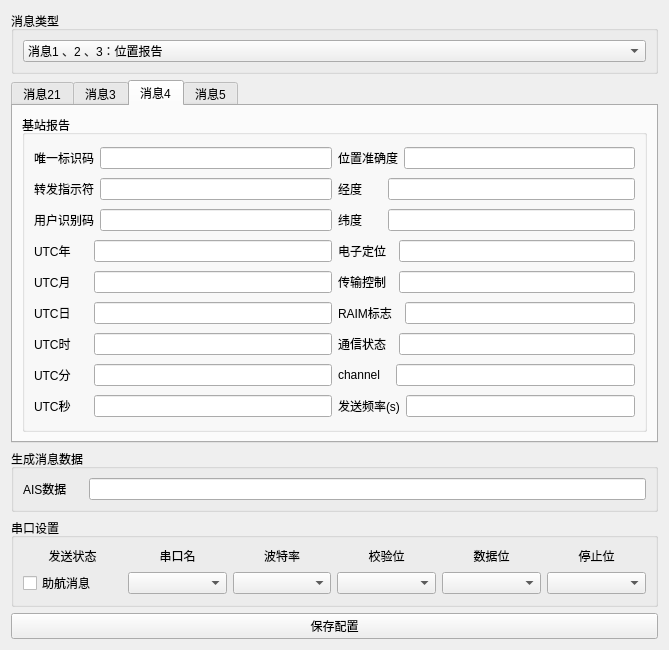
<?xml version="1.0" encoding="UTF-8"?>
<ui version="4.0">
 <class>aisBaseInfoSetting</class>
 <widget class="QWidget" name="aisBaseInfoSetting">
  <property name="geometry">
   <rect>
    <x>0</x>
    <y>0</y>
    <width>669</width>
    <height>591</height>
   </rect>
  </property>
  <property name="windowTitle">
   <string>Form</string>
  </property>
  <layout class="QGridLayout" name="gridLayout_6">
   <item row="0" column="0">
    <widget class="QGroupBox" name="groupBox_3">
     <property name="title">
      <string>消息类型</string>
     </property>
     <layout class="QGridLayout" name="gridLayout_4">
      <item row="0" column="0">
       <widget class="QComboBox" name="type_comboBox">
        <property name="minimumSize">
         <size>
          <width>203</width>
          <height>0</height>
         </size>
        </property>
        <item>
         <property name="text">
          <string>消息1 、2 、3：位置报告</string>
         </property>
        </item>
        <item>
         <property name="text">
          <string>消息4 ：基站报告</string>
         </property>
        </item>
        <item>
         <property name="text">
          <string>消息5 ：船舶静态和航行相关数据</string>
         </property>
        </item>
        <item>
         <property name="text">
          <string>消息21 ：助航设备报告</string>
         </property>
        </item>
       </widget>
      </item>
     </layout>
    </widget>
   </item>
   <item row="1" column="0">
    <widget class="QTabWidget" name="tabWidget">
     <property name="maximumSize">
      <size>
       <width>16777215</width>
       <height>16777211</height>
      </size>
     </property>
     <property name="currentIndex">
      <number>2</number>
     </property>
     <widget class="QWidget" name="tab21">
      <attribute name="title">
       <string>消息21</string>
      </attribute>
      <layout class="QGridLayout" name="gridLayout_5">
       <item row="0" column="0">
        <widget class="QGroupBox" name="groupBox">
         <property name="title">
          <string>助航设备报告</string>
         </property>
         <layout class="QGridLayout" name="gridLayout">
          <item row="6" column="1">
           <layout class="QHBoxLayout" name="horizontalLayout_30">
            <item>
             <widget class="QLabel" name="label_36">
              <property name="text">
               <string>channel   </string>
              </property>
             </widget>
            </item>
            <item>
             <widget class="QLineEdit" name="channel_lineEdit"/>
            </item>
           </layout>
          </item>
          <item row="7" column="1">
           <layout class="QHBoxLayout" name="horizontalLayout_2">
            <item>
             <widget class="QLabel" name="label_35">
              <property name="text">
               <string>发送频率(s)</string>
              </property>
              <property name="alignment">
               <set>Qt::AlignCenter</set>
              </property>
             </widget>
            </item>
            <item>
             <widget class="QLineEdit" name="send_lineEdit"/>
            </item>
           </layout>
          </item>
          <item row="2" column="0">
           <layout class="QHBoxLayout" name="horizontalLayout_17">
            <item>
             <widget class="QLabel" name="label_17">
              <property name="text">
               <string>用户识别码</string>
              </property>
             </widget>
            </item>
            <item>
             <widget class="QLineEdit" name="yh_lineEdit"/>
            </item>
           </layout>
          </item>
          <item row="4" column="1">
           <layout class="QHBoxLayout" name="horizontalLayout_24">
            <item>
             <widget class="QLabel" name="label_24">
              <property name="text">
               <string>toStarboard</string>
              </property>
             </widget>
            </item>
            <item>
             <widget class="QLineEdit" name="td_lineEdit"/>
            </item>
           </layout>
          </item>
          <item row="0" column="0">
           <layout class="QHBoxLayout" name="horizontalLayout">
            <item>
             <widget class="QLabel" name="label">
              <property name="text">
               <string>唯一标识码</string>
              </property>
             </widget>
            </item>
            <item>
             <widget class="QLineEdit" name="id_lineEdit"/>
            </item>
           </layout>
          </item>
          <item row="3" column="1">
           <layout class="QHBoxLayout" name="horizontalLayout_28">
            <item>
             <widget class="QLabel" name="label_28">
              <property name="text">
               <string>toPort    </string>
              </property>
             </widget>
            </item>
            <item>
             <widget class="QLineEdit" name="tp_lineEdit"/>
            </item>
           </layout>
          </item>
          <item row="5" column="1">
           <layout class="QHBoxLayout" name="horizontalLayout_26">
            <item>
             <widget class="QLabel" name="label_26">
              <property name="text">
               <string>fixType   </string>
              </property>
             </widget>
            </item>
            <item>
             <widget class="QLineEdit" name="fix_lineEdit"/>
            </item>
           </layout>
          </item>
          <item row="5" column="0">
           <layout class="QHBoxLayout" name="horizontalLayout_19">
            <item>
             <widget class="QLabel" name="label_19">
              <property name="text">
               <string>船位精准度</string>
              </property>
             </widget>
            </item>
            <item>
             <widget class="QLineEdit" name="jzd_lineEdit"/>
            </item>
           </layout>
          </item>
          <item row="2" column="1">
           <layout class="QHBoxLayout" name="horizontalLayout_25">
            <item>
             <widget class="QLabel" name="label_25">
              <property name="text">
               <string>toStern   </string>
              </property>
             </widget>
            </item>
            <item>
             <widget class="QLineEdit" name="ts_lineEdit"/>
            </item>
           </layout>
          </item>
          <item row="4" column="0">
           <layout class="QHBoxLayout" name="horizontalLayout_20">
            <item>
             <widget class="QLabel" name="label_20">
              <property name="text">
               <string>助航名称  </string>
              </property>
             </widget>
            </item>
            <item>
             <widget class="QLineEdit" name="mc_lineEdit"/>
            </item>
           </layout>
          </item>
          <item row="1" column="0">
           <layout class="QHBoxLayout" name="horizontalLayout_16">
            <item>
             <widget class="QLabel" name="label_16">
              <property name="text">
               <string>转发指示符</string>
              </property>
             </widget>
            </item>
            <item>
             <widget class="QLineEdit" name="zsf_lineEdit"/>
            </item>
           </layout>
          </item>
          <item row="3" column="0">
           <layout class="QHBoxLayout" name="horizontalLayout_29">
            <item>
             <widget class="QLabel" name="label_29">
              <property name="text">
               <string>助航类型  </string>
              </property>
             </widget>
            </item>
            <item>
             <widget class="QLineEdit" name="lx_lineEdit"/>
            </item>
           </layout>
          </item>
          <item row="0" column="1">
           <layout class="QHBoxLayout" name="horizontalLayout_22">
            <item>
             <widget class="QLabel" name="label_22">
              <property name="text">
               <string>时戳      </string>
              </property>
             </widget>
            </item>
            <item>
             <widget class="QLineEdit" name="time_lineEdit"/>
            </item>
           </layout>
          </item>
          <item row="7" column="0">
           <layout class="QHBoxLayout" name="horizontalLayout_27">
            <item>
             <widget class="QLabel" name="label_27">
              <property name="text">
               <string>纬度      </string>
              </property>
             </widget>
            </item>
            <item>
             <widget class="QLineEdit" name="lat_lineEdit"/>
            </item>
           </layout>
          </item>
          <item row="6" column="0">
           <layout class="QHBoxLayout" name="horizontalLayout_18">
            <item>
             <widget class="QLabel" name="label_18">
              <property name="text">
               <string>经度      </string>
              </property>
             </widget>
            </item>
            <item>
             <widget class="QLineEdit" name="lon_lineEdit"/>
            </item>
           </layout>
          </item>
          <item row="1" column="1">
           <layout class="QHBoxLayout" name="horizontalLayout_21">
            <item>
             <widget class="QLabel" name="label_21">
              <property name="text">
               <string>toBow     </string>
              </property>
             </widget>
            </item>
            <item>
             <widget class="QLineEdit" name="tb_lineEdit"/>
            </item>
           </layout>
          </item>
         </layout>
        </widget>
       </item>
      </layout>
     </widget>
     <widget class="QWidget" name="tab3">
      <attribute name="title">
       <string>消息3</string>
      </attribute>
      <layout class="QGridLayout" name="gridLayout_7">
       <item row="0" column="0">
        <widget class="QGroupBox" name="groupBox_4">
         <property name="title">
          <string>位置报告</string>
         </property>
         <layout class="QGridLayout" name="gridLayout_8">
          <item row="0" column="0">
           <layout class="QHBoxLayout" name="horizontalLayout_4">
            <item>
             <widget class="QLabel" name="label_3">
              <property name="text">
               <string>唯一标识码</string>
              </property>
             </widget>
            </item>
            <item>
             <widget class="QLineEdit" name="id3"/>
            </item>
           </layout>
          </item>
          <item row="0" column="1">
           <layout class="QHBoxLayout" name="horizontalLayout_40">
            <item>
             <widget class="QLabel" name="label_46">
              <property name="text">
               <string>COG       </string>
              </property>
             </widget>
            </item>
            <item>
             <widget class="QLineEdit" name="COG3"/>
            </item>
           </layout>
          </item>
          <item row="1" column="0">
           <layout class="QHBoxLayout" name="horizontalLayout_5">
            <item>
             <widget class="QLabel" name="label_4">
              <property name="text">
               <string>转发指示符</string>
              </property>
             </widget>
            </item>
            <item>
             <widget class="QLineEdit" name="repeatindicator3"/>
            </item>
           </layout>
          </item>
          <item row="1" column="1">
           <layout class="QHBoxLayout" name="horizontalLayout_39">
            <item>
             <widget class="QLabel" name="label_45">
              <property name="text">
               <string>实际航向  </string>
              </property>
             </widget>
            </item>
            <item>
             <widget class="QLineEdit" name="heading3"/>
            </item>
           </layout>
          </item>
          <item row="2" column="0">
           <layout class="QHBoxLayout" name="horizontalLayout_6">
            <item>
             <widget class="QLabel" name="label_5">
              <property name="text">
               <string>用户识别码</string>
              </property>
             </widget>
            </item>
            <item>
             <widget class="QLineEdit" name="mmsi3"/>
            </item>
           </layout>
          </item>
          <item row="2" column="1">
           <layout class="QHBoxLayout" name="horizontalLayout_41">
            <item>
             <widget class="QLabel" name="label_47">
              <property name="text">
               <string>时戳      </string>
              </property>
             </widget>
            </item>
            <item>
             <widget class="QLineEdit" name="timestamp3"/>
            </item>
           </layout>
          </item>
          <item row="3" column="0">
           <layout class="QHBoxLayout" name="horizontalLayout_52">
            <item>
             <widget class="QLabel" name="label_58">
              <property name="text">
               <string>导航状态  </string>
              </property>
             </widget>
            </item>
            <item>
             <widget class="QLineEdit" name="navstatus3"/>
            </item>
           </layout>
          </item>
          <item row="3" column="1">
           <layout class="QHBoxLayout" name="horizontalLayout_46">
            <item>
             <widget class="QLabel" name="label_52">
              <property name="text">
               <string>操纵指示符</string>
              </property>
             </widget>
            </item>
            <item>
             <widget class="QLineEdit" name="specialIndicator3"/>
            </item>
           </layout>
          </item>
          <item row="4" column="0">
           <layout class="QHBoxLayout" name="horizontalLayout_53">
            <item>
             <widget class="QLabel" name="label_59">
              <property name="text">
               <string>旋转速率  </string>
              </property>
             </widget>
            </item>
            <item>
             <widget class="QLineEdit" name="ROTAIS3"/>
            </item>
           </layout>
          </item>
          <item row="4" column="1">
           <layout class="QHBoxLayout" name="horizontalLayout_47">
            <item>
             <widget class="QLabel" name="label_53">
              <property name="text">
               <string>备用      </string>
              </property>
             </widget>
            </item>
            <item>
             <widget class="QLineEdit" name="standby3"/>
            </item>
           </layout>
          </item>
          <item row="5" column="0">
           <layout class="QHBoxLayout" name="horizontalLayout_51">
            <item>
             <widget class="QLabel" name="label_57">
              <property name="text">
               <string>SOG       </string>
              </property>
             </widget>
            </item>
            <item>
             <widget class="QLineEdit" name="SOG3"/>
            </item>
           </layout>
          </item>
          <item row="5" column="1">
           <layout class="QHBoxLayout" name="horizontalLayout_45">
            <item>
             <widget class="QLabel" name="label_51">
              <property name="text">
               <string>RAIM标志  </string>
              </property>
             </widget>
            </item>
            <item>
             <widget class="QLineEdit" name="RAIM3"/>
            </item>
           </layout>
          </item>
          <item row="6" column="0">
           <layout class="QHBoxLayout" name="horizontalLayout_55">
            <item>
             <widget class="QLabel" name="label_61">
              <property name="text">
               <string>位置准确度</string>
              </property>
             </widget>
            </item>
            <item>
             <widget class="QLineEdit" name="positionAccuracy3"/>
            </item>
           </layout>
          </item>
          <item row="6" column="1">
           <layout class="QHBoxLayout" name="horizontalLayout_49">
            <item>
             <widget class="QLabel" name="label_55">
              <property name="text">
               <string>通信状态  </string>
              </property>
             </widget>
            </item>
            <item>
             <widget class="QLineEdit" name="CommunicateStatus3"/>
            </item>
           </layout>
          </item>
          <item row="7" column="0">
           <layout class="QHBoxLayout" name="horizontalLayout_56">
            <item>
             <widget class="QLabel" name="label_62">
              <property name="text">
               <string>经度      </string>
              </property>
             </widget>
            </item>
            <item>
             <widget class="QLineEdit" name="lon3"/>
            </item>
           </layout>
          </item>
          <item row="7" column="1">
           <layout class="QHBoxLayout" name="horizontalLayout_50">
            <item>
             <widget class="QLabel" name="label_56">
              <property name="text">
               <string>channel   </string>
              </property>
             </widget>
            </item>
            <item>
             <widget class="QLineEdit" name="channel3"/>
            </item>
           </layout>
          </item>
          <item row="8" column="0">
           <layout class="QHBoxLayout" name="horizontalLayout_54">
            <item>
             <widget class="QLabel" name="label_60">
              <property name="text">
               <string>纬度      </string>
              </property>
             </widget>
            </item>
            <item>
             <widget class="QLineEdit" name="lat3"/>
            </item>
           </layout>
          </item>
          <item row="8" column="1">
           <layout class="QHBoxLayout" name="horizontalLayout_48">
            <item>
             <widget class="QLabel" name="label_54">
              <property name="text">
               <string>发送频率(s)</string>
              </property>
             </widget>
            </item>
            <item>
             <widget class="QLineEdit" name="Sendfrequency3"/>
            </item>
           </layout>
          </item>
         </layout>
        </widget>
       </item>
      </layout>
     </widget>
     <widget class="QWidget" name="tab4">
      <attribute name="title">
       <string>消息4</string>
      </attribute>
      <layout class="QGridLayout" name="gridLayout_10">
       <item row="0" column="0">
        <widget class="QGroupBox" name="groupBox_5">
         <property name="title">
          <string>基站报告</string>
         </property>
         <layout class="QGridLayout" name="gridLayout_9">
          <item row="0" column="0">
           <layout class="QHBoxLayout" name="horizontalLayout_7">
            <item>
             <widget class="QLabel" name="label_6">
              <property name="text">
               <string>唯一标识码</string>
              </property>
             </widget>
            </item>
            <item>
             <widget class="QLineEdit" name="id4"/>
            </item>
           </layout>
          </item>
          <item row="0" column="1">
           <layout class="QHBoxLayout" name="horizontalLayout_42">
            <item>
             <widget class="QLabel" name="label_48">
              <property name="text">
               <string>位置准确度</string>
              </property>
             </widget>
            </item>
            <item>
             <widget class="QLineEdit" name="positionAccuracy4"/>
            </item>
           </layout>
          </item>
          <item row="1" column="0">
           <layout class="QHBoxLayout" name="horizontalLayout_8">
            <item>
             <widget class="QLabel" name="label_7">
              <property name="text">
               <string>转发指示符</string>
              </property>
             </widget>
            </item>
            <item>
             <widget class="QLineEdit" name="repeatindicator4"/>
            </item>
           </layout>
          </item>
          <item row="1" column="1">
           <layout class="QHBoxLayout" name="horizontalLayout_43">
            <item>
             <widget class="QLabel" name="label_49">
              <property name="text">
               <string>经度      </string>
              </property>
             </widget>
            </item>
            <item>
             <widget class="QLineEdit" name="lon4"/>
            </item>
           </layout>
          </item>
          <item row="2" column="0">
           <layout class="QHBoxLayout" name="horizontalLayout_9">
            <item>
             <widget class="QLabel" name="label_8">
              <property name="text">
               <string>用户识别码</string>
              </property>
             </widget>
            </item>
            <item>
             <widget class="QLineEdit" name="mmsi4"/>
            </item>
           </layout>
          </item>
          <item row="2" column="1">
           <layout class="QHBoxLayout" name="horizontalLayout_44">
            <item>
             <widget class="QLabel" name="label_50">
              <property name="text">
               <string>纬度      </string>
              </property>
             </widget>
            </item>
            <item>
             <widget class="QLineEdit" name="lat4"/>
            </item>
           </layout>
          </item>
          <item row="3" column="0">
           <layout class="QHBoxLayout" name="horizontalLayout_57">
            <item>
             <widget class="QLabel" name="label_63">
              <property name="text">
               <string>UTC年     </string>
              </property>
             </widget>
            </item>
            <item>
             <widget class="QLineEdit" name="year"/>
            </item>
           </layout>
          </item>
          <item row="3" column="1">
           <layout class="QHBoxLayout" name="horizontalLayout_58">
            <item>
             <widget class="QLabel" name="label_64">
              <property name="text">
               <string>电子定位  </string>
              </property>
             </widget>
            </item>
            <item>
             <widget class="QLineEdit" name="fix_type4"/>
            </item>
           </layout>
          </item>
          <item row="4" column="0">
           <layout class="QHBoxLayout" name="horizontalLayout_59">
            <item>
             <widget class="QLabel" name="label_65">
              <property name="text">
               <string>UTC月     </string>
              </property>
             </widget>
            </item>
            <item>
             <widget class="QLineEdit" name="mouth"/>
            </item>
           </layout>
          </item>
          <item row="4" column="1">
           <layout class="QHBoxLayout" name="horizontalLayout_60">
            <item>
             <widget class="QLabel" name="label_66">
              <property name="text">
               <string>传输控制  </string>
              </property>
             </widget>
            </item>
            <item>
             <widget class="QLineEdit" name="control4"/>
            </item>
           </layout>
          </item>
          <item row="5" column="0">
           <layout class="QHBoxLayout" name="horizontalLayout_61">
            <item>
             <widget class="QLabel" name="label_67">
              <property name="text">
               <string>UTC日     </string>
              </property>
             </widget>
            </item>
            <item>
             <widget class="QLineEdit" name="day"/>
            </item>
           </layout>
          </item>
          <item row="5" column="1">
           <layout class="QHBoxLayout" name="horizontalLayout_62">
            <item>
             <widget class="QLabel" name="label_68">
              <property name="text">
               <string>RAIM标志  </string>
              </property>
             </widget>
            </item>
            <item>
             <widget class="QLineEdit" name="raim4"/>
            </item>
           </layout>
          </item>
          <item row="6" column="0">
           <layout class="QHBoxLayout" name="horizontalLayout_63">
            <item>
             <widget class="QLabel" name="label_69">
              <property name="text">
               <string>UTC时     </string>
              </property>
             </widget>
            </item>
            <item>
             <widget class="QLineEdit" name="hour"/>
            </item>
           </layout>
          </item>
          <item row="6" column="1">
           <layout class="QHBoxLayout" name="horizontalLayout_64">
            <item>
             <widget class="QLabel" name="label_70">
              <property name="text">
               <string>通信状态  </string>
              </property>
             </widget>
            </item>
            <item>
             <widget class="QLineEdit" name="CommunicateStatus4"/>
            </item>
           </layout>
          </item>
          <item row="7" column="0">
           <layout class="QHBoxLayout" name="horizontalLayout_65">
            <item>
             <widget class="QLabel" name="label_71">
              <property name="text">
               <string>UTC分     </string>
              </property>
             </widget>
            </item>
            <item>
             <widget class="QLineEdit" name="minute"/>
            </item>
           </layout>
          </item>
          <item row="7" column="1">
           <layout class="QHBoxLayout" name="horizontalLayout_66">
            <item>
             <widget class="QLabel" name="label_72">
              <property name="text">
               <string>channel   </string>
              </property>
             </widget>
            </item>
            <item>
             <widget class="QLineEdit" name="channel4"/>
            </item>
           </layout>
          </item>
          <item row="8" column="0">
           <layout class="QHBoxLayout" name="horizontalLayout_67">
            <item>
             <widget class="QLabel" name="label_73">
              <property name="text">
               <string>UTC秒     </string>
              </property>
             </widget>
            </item>
            <item>
             <widget class="QLineEdit" name="second"/>
            </item>
           </layout>
          </item>
          <item row="8" column="1">
           <layout class="QHBoxLayout" name="horizontalLayout_68">
            <item>
             <widget class="QLabel" name="label_74">
              <property name="text">
               <string>发送频率(s)</string>
              </property>
             </widget>
            </item>
            <item>
             <widget class="QLineEdit" name="Sendfrequency4"/>
            </item>
           </layout>
          </item>
         </layout>
        </widget>
       </item>
      </layout>
     </widget>
     <widget class="QWidget" name="tab5">
      <attribute name="title">
       <string>消息5</string>
      </attribute>
      <layout class="QGridLayout" name="gridLayout_12">
       <item row="0" column="0">
        <widget class="QGroupBox" name="groupBox_6">
         <property name="title">
          <string>船舶静态和航行相关数据</string>
         </property>
         <layout class="QGridLayout" name="gridLayout_11">
          <item row="0" column="0">
           <layout class="QHBoxLayout" name="horizontalLayout_10">
            <item>
             <widget class="QLabel" name="label_9">
              <property name="text">
               <string>唯一标识码</string>
              </property>
             </widget>
            </item>
            <item>
             <widget class="QLineEdit" name="id5"/>
            </item>
           </layout>
          </item>
          <item row="0" column="1">
           <layout class="QHBoxLayout" name="horizontalLayout_79">
            <item>
             <widget class="QLabel" name="label_85">
              <property name="text">
               <string>船宽c     </string>
              </property>
             </widget>
            </item>
            <item>
             <widget class="QLineEdit" name="shipwidth_c5"/>
            </item>
           </layout>
          </item>
          <item row="1" column="0">
           <layout class="QHBoxLayout" name="horizontalLayout_11">
            <item>
             <widget class="QLabel" name="label_10">
              <property name="text">
               <string>转发指示符</string>
              </property>
             </widget>
            </item>
            <item>
             <widget class="QLineEdit" name="repeatindicator5"/>
            </item>
           </layout>
          </item>
          <item row="1" column="1">
           <layout class="QHBoxLayout" name="horizontalLayout_85">
            <item>
             <widget class="QLabel" name="label_91">
              <property name="text">
               <string>船宽d     </string>
              </property>
             </widget>
            </item>
            <item>
             <widget class="QLineEdit" name="shipwidth_d5"/>
            </item>
           </layout>
          </item>
          <item row="2" column="0">
           <layout class="QHBoxLayout" name="horizontalLayout_12">
            <item>
             <widget class="QLabel" name="label_11">
              <property name="text">
               <string>用户识别码</string>
              </property>
             </widget>
            </item>
            <item>
             <widget class="QLineEdit" name="mmsi5"/>
            </item>
           </layout>
          </item>
          <item row="2" column="1">
           <layout class="QHBoxLayout" name="horizontalLayout_69">
            <item>
             <widget class="QLabel" name="label_75">
              <property name="text">
               <string>电子定位  </string>
              </property>
             </widget>
            </item>
            <item>
             <widget class="QLineEdit" name="fixtype5"/>
            </item>
           </layout>
          </item>
          <item row="3" column="0">
           <layout class="QHBoxLayout" name="horizontalLayout_72">
            <item>
             <widget class="QLabel" name="label_78">
              <property name="text">
               <string>版本指示符</string>
              </property>
             </widget>
            </item>
            <item>
             <widget class="QLineEdit" name="VersionIndicator5"/>
            </item>
           </layout>
          </item>
          <item row="3" column="1">
           <layout class="QHBoxLayout" name="horizontalLayout_70">
            <item>
             <widget class="QLabel" name="label_76">
              <property name="text">
               <string>ETA       </string>
              </property>
             </widget>
            </item>
            <item>
             <widget class="QLineEdit" name="eta5"/>
            </item>
           </layout>
          </item>
          <item row="4" column="0">
           <layout class="QHBoxLayout" name="horizontalLayout_74">
            <item>
             <widget class="QLabel" name="label_80">
              <property name="text">
               <string>IMO编号   </string>
              </property>
             </widget>
            </item>
            <item>
             <widget class="QLineEdit" name="imo5"/>
            </item>
           </layout>
          </item>
          <item row="4" column="1">
           <layout class="QHBoxLayout" name="horizontalLayout_71">
            <item>
             <widget class="QLabel" name="label_77">
              <property name="text">
               <string>最大吃水  </string>
              </property>
             </widget>
            </item>
            <item>
             <widget class="QLineEdit" name="draught5"/>
            </item>
           </layout>
          </item>
          <item row="5" column="0">
           <layout class="QHBoxLayout" name="horizontalLayout_76">
            <item>
             <widget class="QLabel" name="label_82">
              <property name="text">
               <string>呼号      </string>
              </property>
             </widget>
            </item>
            <item>
             <widget class="QLineEdit" name="callsign5"/>
            </item>
           </layout>
          </item>
          <item row="5" column="1">
           <layout class="QHBoxLayout" name="horizontalLayout_73">
            <item>
             <widget class="QLabel" name="label_79">
              <property name="text">
               <string>目的地    </string>
              </property>
             </widget>
            </item>
            <item>
             <widget class="QLineEdit" name="dest5"/>
            </item>
           </layout>
          </item>
          <item row="6" column="0">
           <layout class="QHBoxLayout" name="horizontalLayout_78">
            <item>
             <widget class="QLabel" name="label_84">
              <property name="text">
               <string>名称      </string>
              </property>
             </widget>
            </item>
            <item>
             <widget class="QLineEdit" name="shipname5"/>
            </item>
           </layout>
          </item>
          <item row="6" column="1">
           <layout class="QHBoxLayout" name="horizontalLayout_75">
            <item>
             <widget class="QLabel" name="label_81">
              <property name="text">
               <string>DTE       </string>
              </property>
             </widget>
            </item>
            <item>
             <widget class="QLineEdit" name="DTE5"/>
            </item>
           </layout>
          </item>
          <item row="7" column="0">
           <layout class="QHBoxLayout" name="horizontalLayout_80">
            <item>
             <widget class="QLabel" name="label_86">
              <property name="text">
               <string>船舶类型  </string>
              </property>
             </widget>
            </item>
            <item>
             <widget class="QLineEdit" name="cargotype5"/>
            </item>
           </layout>
          </item>
          <item row="7" column="1">
           <layout class="QHBoxLayout" name="horizontalLayout_77">
            <item>
             <widget class="QLabel" name="label_83">
              <property name="text">
               <string>备用      </string>
              </property>
             </widget>
            </item>
            <item>
             <widget class="QLineEdit" name="standby5"/>
            </item>
           </layout>
          </item>
          <item row="8" column="0">
           <layout class="QHBoxLayout" name="horizontalLayout_82">
            <item>
             <widget class="QLabel" name="label_88">
              <property name="text">
               <string>船长a     </string>
              </property>
             </widget>
            </item>
            <item>
             <widget class="QLineEdit" name="shiplength_a"/>
            </item>
           </layout>
          </item>
          <item row="8" column="1">
           <layout class="QHBoxLayout" name="horizontalLayout_81">
            <item>
             <widget class="QLabel" name="label_87">
              <property name="text">
               <string>channel   </string>
              </property>
             </widget>
            </item>
            <item>
             <widget class="QLineEdit" name="channel5"/>
            </item>
           </layout>
          </item>
          <item row="9" column="0">
           <layout class="QHBoxLayout" name="horizontalLayout_84">
            <item>
             <widget class="QLabel" name="label_90">
              <property name="text">
               <string>船长b     </string>
              </property>
             </widget>
            </item>
            <item>
             <widget class="QLineEdit" name="shiplength_b"/>
            </item>
           </layout>
          </item>
          <item row="9" column="1">
           <layout class="QHBoxLayout" name="horizontalLayout_83">
            <item>
             <widget class="QLabel" name="label_89">
              <property name="text">
               <string>发送频率(s)</string>
              </property>
             </widget>
            </item>
            <item>
             <widget class="QLineEdit" name="Sendfrequency5"/>
            </item>
           </layout>
          </item>
         </layout>
        </widget>
       </item>
      </layout>
     </widget>
    </widget>
   </item>
   <item row="2" column="0">
    <widget class="QGroupBox" name="groupBox_2">
     <property name="title">
      <string>生成消息数据</string>
     </property>
     <layout class="QGridLayout" name="gridLayout_2">
      <item row="0" column="0">
       <layout class="QHBoxLayout" name="horizontalLayout_3">
        <item>
         <widget class="QLabel" name="label_2">
          <property name="text">
           <string>AIS数据     </string>
          </property>
         </widget>
        </item>
        <item>
         <widget class="QLineEdit" name="lineEdit"/>
        </item>
       </layout>
      </item>
     </layout>
    </widget>
   </item>
   <item row="3" column="0">
    <widget class="QGroupBox" name="txsz_group">
     <property name="title">
      <string>串口设置</string>
     </property>
     <layout class="QGridLayout" name="gridLayout_3">
      <item row="0" column="0">
       <widget class="QLabel" name="label_23">
        <property name="maximumSize">
         <size>
          <width>16777215</width>
          <height>20</height>
         </size>
        </property>
        <property name="text">
         <string>发送状态</string>
        </property>
        <property name="alignment">
         <set>Qt::AlignCenter</set>
        </property>
       </widget>
      </item>
      <item row="0" column="1">
       <widget class="QLabel" name="label_34">
        <property name="text">
         <string>串口名</string>
        </property>
        <property name="alignment">
         <set>Qt::AlignCenter</set>
        </property>
       </widget>
      </item>
      <item row="0" column="2">
       <widget class="QLabel" name="label_31">
        <property name="text">
         <string>波特率</string>
        </property>
        <property name="alignment">
         <set>Qt::AlignCenter</set>
        </property>
       </widget>
      </item>
      <item row="0" column="3">
       <widget class="QLabel" name="label_33">
        <property name="text">
         <string>校验位</string>
        </property>
        <property name="alignment">
         <set>Qt::AlignCenter</set>
        </property>
       </widget>
      </item>
      <item row="0" column="4">
       <widget class="QLabel" name="label_32">
        <property name="text">
         <string>数据位</string>
        </property>
        <property name="alignment">
         <set>Qt::AlignCenter</set>
        </property>
       </widget>
      </item>
      <item row="0" column="5">
       <widget class="QLabel" name="label_30">
        <property name="text">
         <string>停止位</string>
        </property>
        <property name="alignment">
         <set>Qt::AlignCenter</set>
        </property>
       </widget>
      </item>
      <item row="1" column="0">
       <widget class="QCheckBox" name="SendCheck">
        <property name="enabled">
         <bool>true</bool>
        </property>
        <property name="text">
         <string>助航消息</string>
        </property>
        <property name="checkable">
         <bool>true</bool>
        </property>
       </widget>
      </item>
      <item row="1" column="1">
       <widget class="QComPortSelectedComboBox" name="PortBox"/>
      </item>
      <item row="1" column="2">
       <widget class="QComBaudrateSelectedComboBox" name="BaudBox">
        <property name="editable">
         <bool>false</bool>
        </property>
       </widget>
      </item>
      <item row="1" column="3">
       <widget class="QComParityBitSelectedComboBox" name="ParityBox"/>
      </item>
      <item row="1" column="4">
       <widget class="QComDataBitSelectedComboBox" name="BitNumBox"/>
      </item>
      <item row="1" column="5">
       <widget class="QComStopBitSelectedComboBox" name="StopBox"/>
      </item>
     </layout>
    </widget>
   </item>
   <item row="4" column="0">
    <widget class="QPushButton" name="modifyCommunicationSetup">
     <property name="text">
      <string>保存配置</string>
     </property>
    </widget>
   </item>
  </layout>
 </widget>
 <customwidgets>
  <customwidget>
   <class>QComPortSelectedComboBox</class>
   <extends>QComboBox</extends>
   <header>comdata/comselectedcombobox.h</header>
  </customwidget>
  <customwidget>
   <class>QComBaudrateSelectedComboBox</class>
   <extends>QComboBox</extends>
   <header>comdata/comselectedcombobox.h</header>
  </customwidget>
  <customwidget>
   <class>QComParityBitSelectedComboBox</class>
   <extends>QComboBox</extends>
   <header>comdata/comselectedcombobox.h</header>
  </customwidget>
  <customwidget>
   <class>QComStopBitSelectedComboBox</class>
   <extends>QComboBox</extends>
   <header>comdata/comselectedcombobox.h</header>
  </customwidget>
  <customwidget>
   <class>QComDataBitSelectedComboBox</class>
   <extends>QComboBox</extends>
   <header>comdata/comselectedcombobox.h</header>
  </customwidget>
 </customwidgets>
 <resources/>
 <connections/>
</ui>
